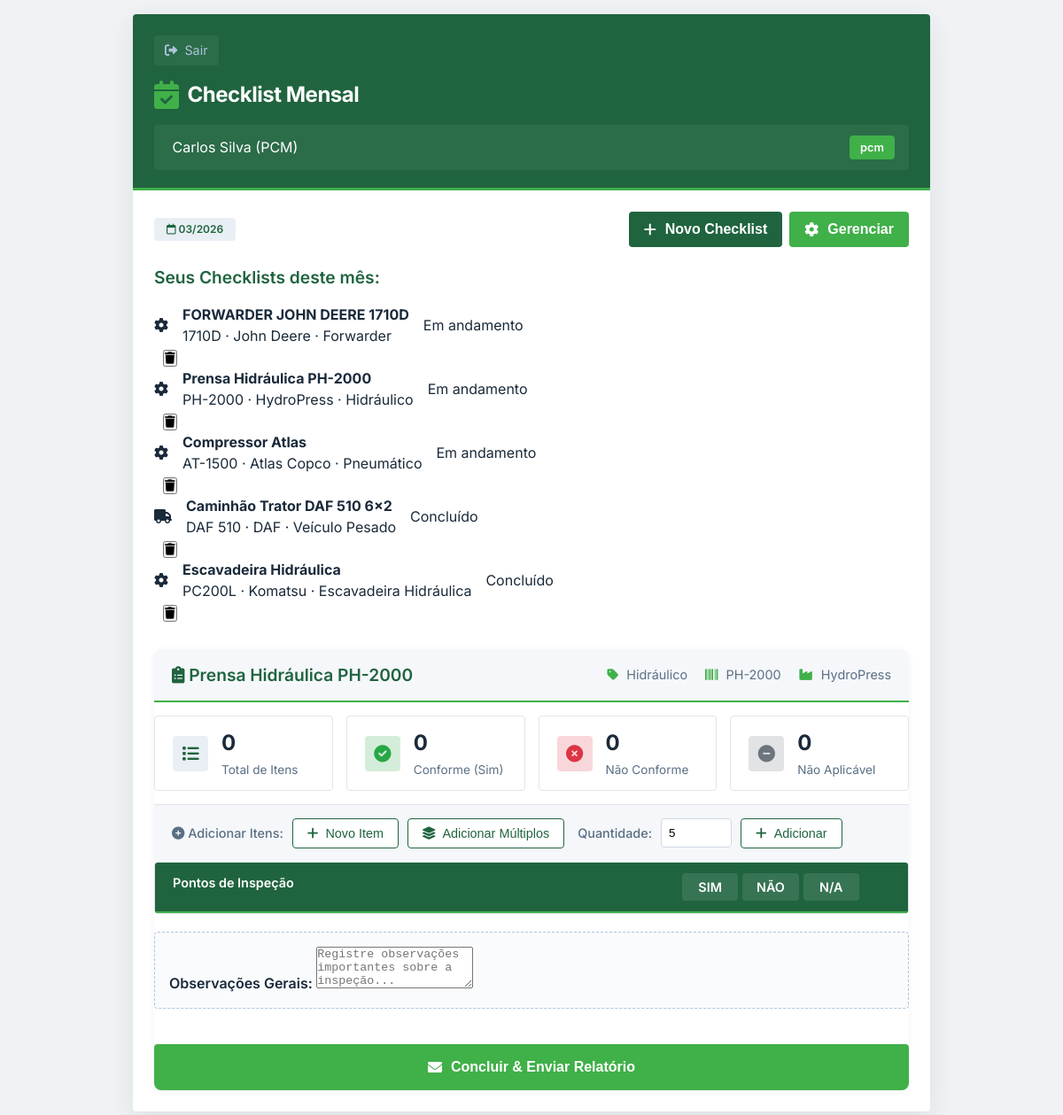
The page /modulo/checklist?checklist_id=2 (signed in) on the database its author committed.
### app.py (models this page shows, shortened)
class Usuario(db.Model):
    __tablename__ = 'usuarios'
    id = db.Column(db.Integer, primary_key=True)
    nome = db.Column(db.String(100), nullable=False)
    login = db.Column(db.String(50), unique=True, nullable=False)
    senha = db.Column(db.String(100), nullable=False)
    perfil = db.Column(db.String(20), nullable=False)  # 'manutentor', 'pcm', 'operador'
    modulo_acesso = db.Column(db.String(50))  # 'leitura', 'checklist', 'corretivas', 'todos'
    checklists = db.relationship('Checklist', back_populates='operador', cascade='all, delete-orphan')
    chamados = db.relationship('ChamadoCorretivo', back_populates='manutentor', cascade='all, delete-orphan')

class Checklist(db.Model):
    __tablename__ = 'checklists'
    id = db.Column(db.Integer, primary_key=True)
    equipamento_id = db.Column(db.Integer, db.ForeignKey('equipamentos.id'))
    mes_ano = db.Column(db.String(7))  # MM/YYYY
    operador_id = db.Column(db.Integer, db.ForeignKey('usuarios.id'))
    status = db.Column(db.String(20), default='pendente')  # 'pendente', 'concluido'
    observacoes = db.Column(db.Text)
    data_execucao = db.Column(db.DateTime)
    equipamento = db.relationship('Equipamento', back_populates='checklists')
    operador = db.relationship('Usuario', back_populates='checklists')
    itens = db.relationship('ItemChecklist', back_populates='checklist', cascade='all, delete-orphan')

class Equipamento(db.Model):
    __tablename__ = 'equipamentos'
    id = db.Column(db.Integer, primary_key=True)
    nome = db.Column(db.String(100), nullable=False)
    modelo = db.Column(db.String(50))
    fabricante = db.Column(db.String(100))
    tipo = db.Column(db.String(50))
    manual_pdf = db.Column(db.String(200))
    data_cadastro = db.Column(db.DateTime, default=datetime.utcnow)
    itens_padrao = db.relationship('ItemPadraoChecklist', back_populates='equipamento', cascade='all, delete-orphan')
    checklists = db.relationship('Checklist', back_populates='equipamento', cascade='all, delete-orphan')
    chamados = db.relationship('ChamadoCorretivo', back_populates='equipamento', cascade='all, delete-orphan')

### app.py (the view)
@app.route('/modulo/checklist')
@login_required
@modulo_required('checklist')
def modulo_checklist():
    usuario = Usuario.query.get(session['usuario_id'])
    data_atual = datetime.now()
    mes_ano = data_atual.strftime('%m/%Y')
    novo = request.args.get('new', type=int)
    checklists = Checklist.query.filter_by(
        operador_id=usuario.id,
        mes_ano=mes_ano
    ).all()
    checklist_id = request.args.get('checklist_id', type=int)
    if novo or not checklists:
        checklist = None
    elif checklist_id:
        checklist = Checklist.query.get(checklist_id)
    else:
        checklist = checklists[0] if checklists else None
    equipamentos = Equipamento.query.all()
    return render_template('modulo_checklist.html',
                         usuario=usuario,
                         checklist=checklist,
                         checklists=checklists,  # Passa a lista completa
                         equipamentos=equipamentos,
                         mes_ano=mes_ano)

### templates/modulo_checklist.html (shortened to what this page needs)
<!DOCTYPE html>
<html lang="pt-BR">
<head>
    <link rel="stylesheet" href="https://cdnjs.cloudflare.com/ajax/libs/font-awesome/6.0.0-beta3/css/all.min.css">
    <link rel="stylesheet" href="{{ url_for('static', filename='css/modulo_checklist.css') }}">
</head>
<body>
<div class="app-container">
    <div class="screen">
        <div class="header-aguia">
            <div class="back-button" onclick="window.location.href='/'">
                <i class="fas fa-sign-out-alt"></i> Sair
            </div>
            <div class="header-logo">
                <i class="fas fa-calendar-check"></i> Checklist Mensal
            </div>
            <div class="user-info">
                <span> {{ usuario.nome }} ({{ usuario.perfil|upper }})</span>
                <span class="badge">{{ usuario.perfil }}</span>
            </div>
        </div>
        <div class="content-padded">
            <div style="display:flex; justify-content: space-between; align-items: center; margin-bottom: 20px;">
                <span class="status-tag"><i class="far fa-calendar"></i> {{ mes_ano }}</span>
                <div style="display: flex; gap: 8px;">
                    <button class="btn" style="width: auto; padding: 10px 16px;" onclick="window.location.href='/modulo/checklist?new=1'">
                        <i class="fas fa-plus"></i> Novo Checklist
                    </button>
                    {% if usuario.perfil == 'pcm' %}
                    <button class="btn" style="width: auto; padding: 10px 16px; background: #40b049;" onclick="abrirModalGerenciarEquipamentos()">
                        <i class="fas fa-cog"></i> Gerenciar
                    </button>
                    {% endif %}
                </div>
            </div>
            {% if checklists and checklists|length > 0 and not request.args.get('new') %}
                <h3>Seus Checklists deste mês:</h3>
                <div style="margin-bottom: 20px;">
                    {% for chk in checklists %}
                    <div class="equipamento-card" style="cursor: pointer; position: relative;">
                        <div onclick="window.location.href='/modulo/checklist?checklist_id={{ chk.id }}'" style="display: flex; align-items: center; gap: 16px; flex: 1;">
                            <div class="equipamento-icon">
                                {% if 'daf' in chk.equipamento.nome|lower %}
                                <i class="fas fa-truck"></i>
                                {% else %}
                                <i class="fas fa-cog"></i>
                                {% endif %}
                            </div>
                            <div class="equipamento-info">
                                <h4>{{ chk.equipamento.nome }}</h4>
                                <p>{{ chk.equipamento.modelo }} · {{ chk.equipamento.fabricante }} · {{ chk.equipamento.tipo }}</p>
                            </div>
                            <div class="status-badge {% if chk.status == 'pendente' %}status-pendente{% else %}status-concluido{% endif %}">
                                {% if chk.status == 'pendente' %}Em andamento{% else %}Concluído{% endif %}
                            </div>
                        </div>
                        {% if usuario.perfil == 'pcm' %}
                        <div class="equipamento-actions" style="margin-left: 10px;">
                            <button class="action-btn delete" onclick="event.stopPropagation(); confirmarExcluirChecklist({{ chk.id }}, '{{ chk.equipamento.nome }}')" title="Excluir checklist">
                                <i class="fas fa-trash"></i>
                            </button>
                        </div>
                        {% endif %}
                    </div>
                    {% endfor %}
                </div>
            {% endif %}
            {% if checklist %}
                <div class="checklist-container" style="margin-top: 30px;">
                    <div class="checklist-header">
                        <h3><i class="fas fa-clipboard-list"></i> {{ checklist.equipamento.nome }}</h3>
                        <div class="checklist-info">
                            <span><i class="fas fa-tag"></i> {{ checklist.equipamento.tipo }}</span>
                            <span><i class="fas fa-barcode"></i> {{ checklist.equipamento.modelo }}</span>
                            <span><i class="fas fa-industry"></i> {{ checklist.equipamento.fabricante }}</span>
                        </div>
                    </div>
                    <div class="checklist-stats">
                        <div class="stat-card">
                            <div class="stat-icon total">
                                <i class="fas fa-list"></i>
                            </div>
                            <div class="stat-info">
                                <h4>{{ checklist.itens|length }}</h4>
                                <p>Total de Itens</p>
                            </div>
                        </div>
                        <div class="stat-card">
                            <div class="stat-icon sim">
                                <i class="fas fa-check-circle"></i>
                            </div>
                            <div class="stat-info">
                                <h4 id="totalSim">0</h4>
                                <p>Conforme (Sim)</p>
                            </div>
                        </div>
                        <div class="stat-card">
                            <div class="stat-icon nao">
                                <i class="fas fa-times-circle"></i>
                            </div>
                            <div class="stat-info">
                                <h4 id="totalNao">0</h4>
                                <p>Não Conforme</p>
                            </div>
                        </div>
                        <div class="stat-card">
                            <div class="stat-icon na">
                                <i class="fas fa-minus-circle"></i>
                            </div>
                            <div class="stat-info">
                                <h4 id="totalNA">0</h4>
                                <p>Não Aplicável</p>
                            </div>
                        </div>
                    </div>
                    {% if checklist.status == 'pendente' %}
                    <div class="checklist-toolbar">
                        <div class="toolbar-group">
                            <label><i class="fas fa-plus-circle"></i> Adicionar Itens:</label>
                            <button class="toolbar-btn" onclick="abrirModalAdicionarItem()">
                                <i class="fas fa-plus"></i> Novo Item
                            </button>
                            <button class="toolbar-btn" onclick="adicionarLinhasEmBranco()">
                                <i class="fas fa-layer-group"></i> Adicionar Múltiplos
                            </button>
                        </div>
                        <div class="toolbar-group">
                            <label>Quantidade:</label>
                            <input type="number" id="qtdLinhas" min="1" max="20" value="5">
                            <button class="toolbar-btn" onclick="adicionarLinhasEmBranco()">
                                <i class="fas fa-plus"></i> Adicionar
                            </button>
                        </div>
                    </div>
                    {% endif %}
                    <div class="checklist-grid">
                        <div class="checklist-header-row">
                            <div class="checklist-header-item">Pontos de Inspeção</div>
                            <div class="checklist-header-status">
                                <span>SIM</span>
                                <span>NÃO</span>
                                <span>N/A</span>
                            </div>
                            <div class="checklist-header-item"></div>
                        </div>
                    </div>
                    <div class="obs-box" style="margin-top: 20px;">
                        <label style="font-weight:600;">Observações Gerais:</label>
                        <textarea rows="3" id="observacoes" placeholder="Registre observações importantes sobre a inspeção..."
                                  {% if checklist.status == 'concluido' %}readonly{% endif %}>{{ checklist.observacoes or '' }}</textarea>
                    </div>
                    {% if checklist.status == 'pendente' %}
                    <button class="btn" style="background:#40b049; margin-top:20px;" onclick="finalizarChecklist({{ checklist.id }})">
                        <i class="fas fa-envelope"></i> Concluir & Enviar Relatório
                    </button>
                    {% endif %}
                </div>
            {% endif %}
        </div>
    </div>
</div>
</body>
</html>

### rows shown on the page
Usuario: nome "Carlos Silva", perfil "PCM", perfil "pcm"
Checklist: equipamento.nome "FORWARDER JOHN DEERE 1710D", equipamento.modelo "1710D", equipamento.fabricante "John Deere", equipamento.tipo "Forwarder", status "Em andamento"
Checklist: equipamento.nome "Prensa Hidráulica PH-2000", equipamento.modelo "PH-2000", equipamento.fabricante "HydroPress", equipamento.tipo "Hidráulico", shows "Em andamento"
Checklist: equipamento.nome "Compressor Atlas", equipamento.modelo "AT-1500", equipamento.fabricante "Atlas Copco", equipamento.tipo "Pneumático", status "Em andamento"
Checklist: equipamento.nome "Caminhão Trator DAF 510 6x2", equipamento.modelo "DAF 510", equipamento.fabricante "DAF", equipamento.tipo "Veículo Pesado", status "Concluído"
Checklist: equipamento.nome "Escavadeira Hidráulica", equipamento.modelo "PC200L", equipamento.fabricante "Komatsu", equipamento.tipo "Escavadeira Hidráulica", status "Concluído"
Equipamento: equipamento.nome "Prensa Hidráulica PH-2000", equipamento.tipo "Hidráulico", equipamento.modelo "PH-2000", equipamento.fabricante "HydroPress"

### other values the page prints
{{ checklist.itens|length }} "0"
